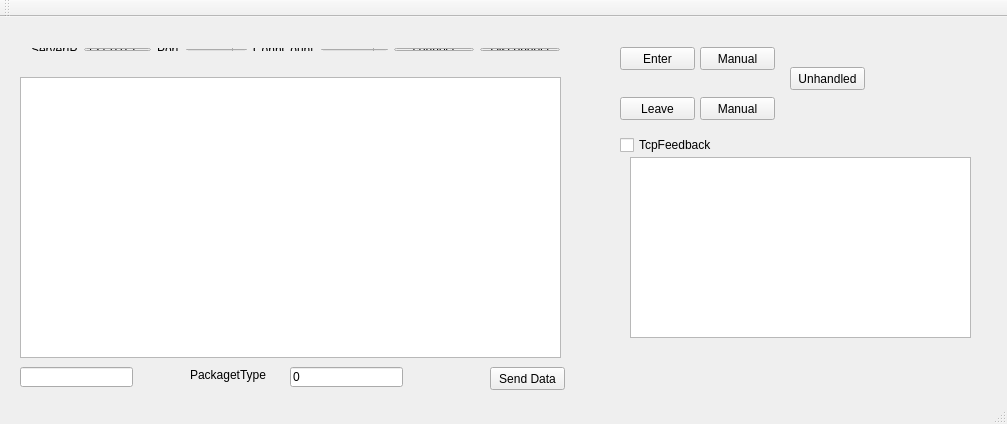
<?xml version="1.0" encoding="UTF-8"?>
<ui version="4.0">
 <class>MainWindow</class>
 <widget class="QMainWindow" name="MainWindow">
  <property name="geometry">
   <rect>
    <x>0</x>
    <y>0</y>
    <width>1007</width>
    <height>424</height>
   </rect>
  </property>
  <property name="windowTitle">
   <string>Test</string>
  </property>
  <widget class="QWidget" name="centralWidget">
   <widget class="QWidget" name="layoutWidget">
    <property name="geometry">
     <rect>
      <x>20</x>
      <y>20</y>
      <width>551</width>
      <height>25</height>
     </rect>
    </property>
    <layout class="QHBoxLayout" name="horizontalLayout">
     <item>
      <widget class="QLabel" name="label">
       <property name="text">
        <string>ServerIP</string>
       </property>
      </widget>
     </item>
     <item>
      <widget class="QLineEdit" name="edtServerIP">
       <property name="text">
        <string>127.0.0.1</string>
       </property>
      </widget>
     </item>
     <item>
      <widget class="QLabel" name="label_2">
       <property name="text">
        <string>Port</string>
       </property>
      </widget>
     </item>
     <item>
      <widget class="QSpinBox" name="sbPort">
       <property name="minimum">
        <number>1024</number>
       </property>
       <property name="maximum">
        <number>65535</number>
       </property>
       <property name="value">
        <number>6000</number>
       </property>
      </widget>
     </item>
     <item>
      <widget class="QLabel" name="label_3">
       <property name="text">
        <string>ConnCount</string>
       </property>
      </widget>
     </item>
     <item>
      <widget class="QSpinBox" name="sbConnCount">
       <property name="minimum">
        <number>1</number>
       </property>
       <property name="maximum">
        <number>9999999</number>
       </property>
       <property name="value">
        <number>2</number>
       </property>
      </widget>
     </item>
     <item>
      <widget class="QPushButton" name="btnConnect">
       <property name="text">
        <string>connect</string>
       </property>
      </widget>
     </item>
     <item>
      <widget class="QPushButton" name="btnDisconnect">
       <property name="text">
        <string>Disconnect</string>
       </property>
      </widget>
     </item>
    </layout>
   </widget>
   <widget class="QPlainTextEdit" name="txtData">
    <property name="geometry">
     <rect>
      <x>20</x>
      <y>60</y>
      <width>541</width>
      <height>281</height>
     </rect>
    </property>
   </widget>
   <widget class="QPushButton" name="btnSendData">
    <property name="geometry">
     <rect>
      <x>490</x>
      <y>350</y>
      <width>75</width>
      <height>23</height>
     </rect>
    </property>
    <property name="text">
     <string>Send Data</string>
    </property>
   </widget>
   <widget class="QPushButton" name="btnEnter">
    <property name="geometry">
     <rect>
      <x>620</x>
      <y>30</y>
      <width>75</width>
      <height>23</height>
     </rect>
    </property>
    <property name="text">
     <string>Enter</string>
    </property>
   </widget>
   <widget class="QPushButton" name="btnLeave">
    <property name="geometry">
     <rect>
      <x>620</x>
      <y>80</y>
      <width>75</width>
      <height>23</height>
     </rect>
    </property>
    <property name="text">
     <string>Leave</string>
    </property>
   </widget>
   <widget class="QLineEdit" name="edtLength">
    <property name="geometry">
     <rect>
      <x>20</x>
      <y>350</y>
      <width>113</width>
      <height>20</height>
     </rect>
    </property>
   </widget>
   <widget class="QPlainTextEdit" name="txtMulticast">
    <property name="geometry">
     <rect>
      <x>630</x>
      <y>140</y>
      <width>341</width>
      <height>181</height>
     </rect>
    </property>
   </widget>
   <widget class="QCheckBox" name="checkBox">
    <property name="geometry">
     <rect>
      <x>620</x>
      <y>120</y>
      <width>101</width>
      <height>16</height>
     </rect>
    </property>
    <property name="text">
     <string>TcpFeedback</string>
    </property>
   </widget>
   <widget class="QLineEdit" name="edtPkType">
    <property name="geometry">
     <rect>
      <x>290</x>
      <y>350</y>
      <width>113</width>
      <height>20</height>
     </rect>
    </property>
    <property name="text">
     <string>0</string>
    </property>
   </widget>
   <widget class="QLabel" name="label_4">
    <property name="geometry">
     <rect>
      <x>190</x>
      <y>350</y>
      <width>81</width>
      <height>16</height>
     </rect>
    </property>
    <property name="text">
     <string>PackagetType</string>
    </property>
   </widget>
   <widget class="QPushButton" name="pushButton">
    <property name="geometry">
     <rect>
      <x>700</x>
      <y>30</y>
      <width>75</width>
      <height>23</height>
     </rect>
    </property>
    <property name="text">
     <string>Manual</string>
    </property>
   </widget>
   <widget class="QPushButton" name="pushButton_2">
    <property name="geometry">
     <rect>
      <x>700</x>
      <y>80</y>
      <width>75</width>
      <height>23</height>
     </rect>
    </property>
    <property name="text">
     <string>Manual</string>
    </property>
   </widget>
   <widget class="QPushButton" name="pushButton_3">
    <property name="geometry">
     <rect>
      <x>790</x>
      <y>50</y>
      <width>75</width>
      <height>23</height>
     </rect>
    </property>
    <property name="text">
     <string>Unhandled</string>
    </property>
   </widget>
  </widget>
  <widget class="QMenuBar" name="menuBar">
   <property name="geometry">
    <rect>
     <x>0</x>
     <y>0</y>
     <width>1007</width>
     <height>19</height>
    </rect>
   </property>
  </widget>
  <widget class="QToolBar" name="mainToolBar">
   <attribute name="toolBarArea">
    <enum>TopToolBarArea</enum>
   </attribute>
   <attribute name="toolBarBreak">
    <bool>false</bool>
   </attribute>
  </widget>
  <widget class="QStatusBar" name="statusBar"/>
 </widget>
 <layoutdefault spacing="6" margin="11"/>
 <resources/>
 <connections/>
</ui>
